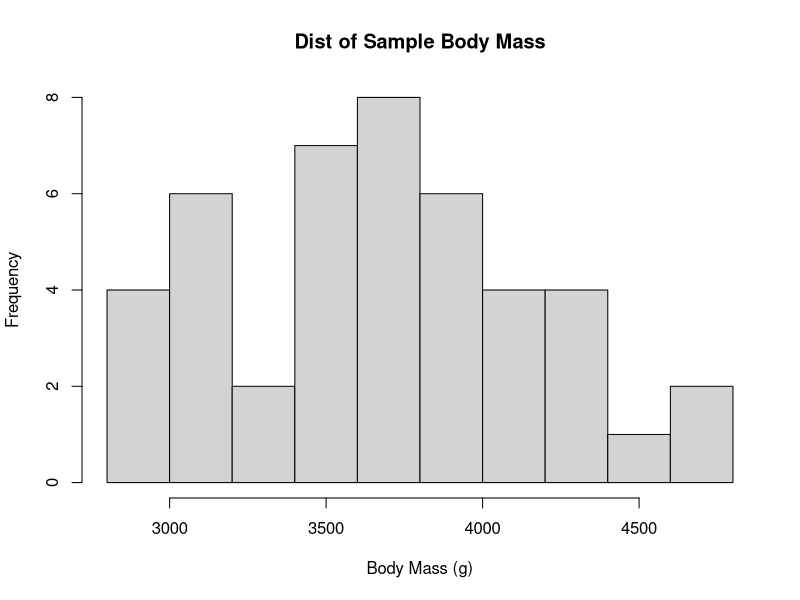
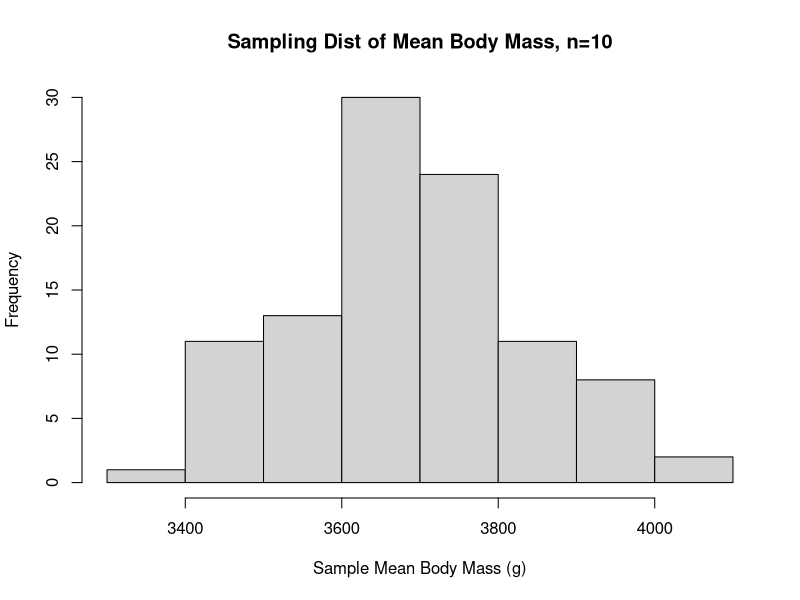

The R script that drew these images, in order:
## ---- chunk 1
knitr::opts_chunk$set(echo = TRUE)

## ---- chunk 2
library(palmerpenguins)
library(ggplot2)
library(tidyverse)
library(magrittr)
## ---- chunk 3
# `penguins` is an example dataset provided by the `palmerpenguins` package. For this example we only need a subset of the data:
adelie.biscoe = penguins %>% filter((species=='Adelie') & (island=='Biscoe')) 
# the %>% symbol is a code pipe and comes from the package `magrittr
# the `filter` function is from `tidyverse`, and selects rows of the data based on the criteria provided as an argument, here species and island

# print the number of rows in the example data
print('The sample size is:')
nrow( adelie.biscoe )
## ---- chunk 4
hist(adelie.biscoe$body_mass_g, main='Dist of Sample Body Mass',xlab='Body Mass (g)')
## ---- chunk 5
sample.means = c()
for (i in 1:100){
  samp = adelie.biscoe %>% sample_n(10)
  sample.means = c(sample.means,mean(samp$body_mass_g))
}
hist(sample.means, main='Sampling Dist of Mean Body Mass, n=10', xlab='Sample Mean Body Mass (g)')
